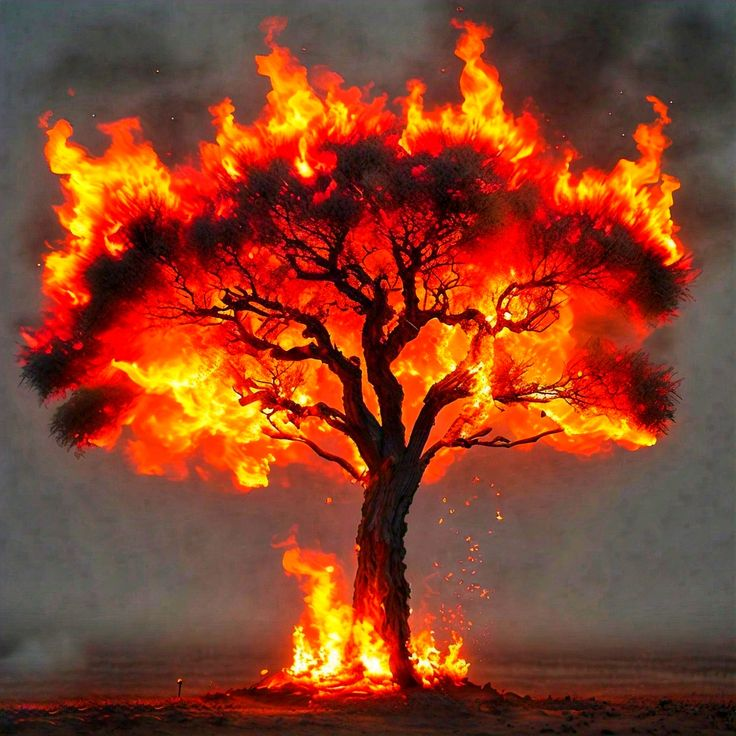
#> input picture burningTree.jpg, 736 x 736 px
$ python -i preprocessing.py   (imports and definitions only)
#> lines starting #> are read from the running program, lines starting #| are printed output that depends on the picture; after the words box and inside, x2 and y2 are one past the last pixel; in counts of white or black regions, pixels touching at a corner belong together
#> further down, picture is the input picture: shape (736, 736, 3); mean B, G, R 39.4, 65.5, 136.7
import cv2
import numpy as np
from tensorflow.keras.preprocessing import image
from tensorflow.keras.applications import xception


#masking function
def create_mask_for_plant(image):
    image_hsv = cv2.cvtColor(image, cv2.COLOR_BGR2HSV)
#> image_hsv: shape (736, 736, 3); mean H, S, V 22.8, 155.6, 137.1

    lower_hsv = np.array([0,0,250])
    upper_hsv = np.array([250,255,255])

    mask = cv2.inRange(image_hsv, lower_hsv, upper_hsv)
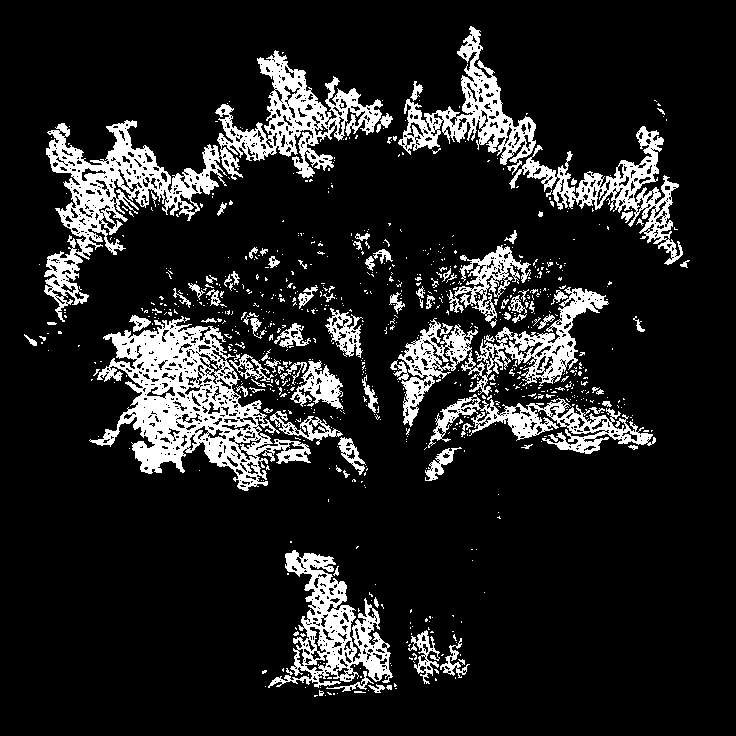
#> mask: shape (736, 736); 13.4% white; 794 white regions (692 under 20 px), largest, box (x1, y1, x2, y2) and area: (44, 50, 383, 322) 16482, (89, 316, 311, 491) 14008, (398, 287, 609, 427) 6569
    kernel = cv2.getStructuringElement(cv2.MORPH_ELLIPSE, (11,11))
    mask = cv2.morphologyEx(mask, cv2.MORPH_CLOSE, kernel)
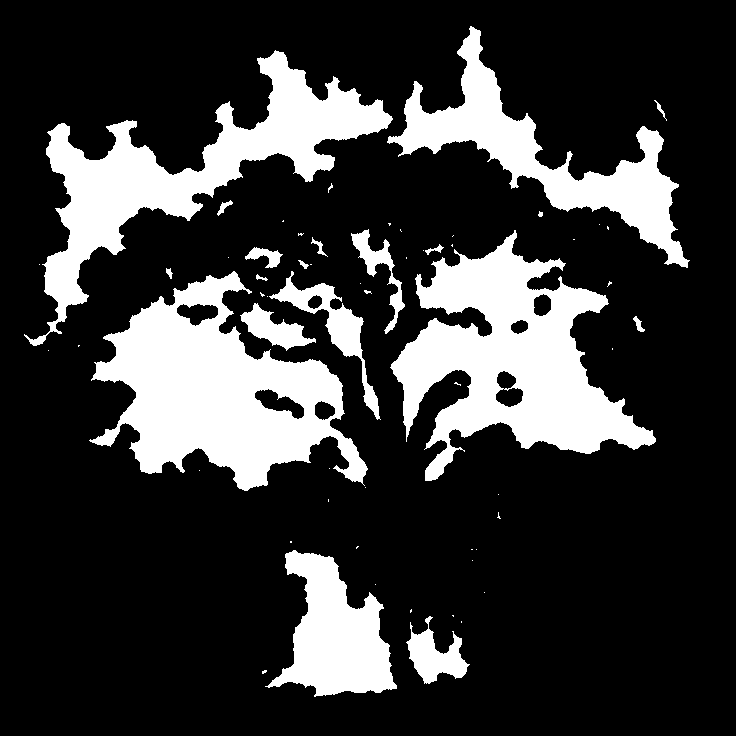
#> mask: shape (736, 736); 21.9% white; 60 white regions (41 under 20 px), largest, box (x1, y1, x2, y2) and area: (89, 271, 368, 491) 29441, (390, 230, 656, 481) 29384, (24, 50, 393, 346) 24478

    return mask

#image segmentation function
def segment_image(image):
    mask = create_mask_for_plant(image)
    output = cv2.bitwise_and(image, image, mask = mask)
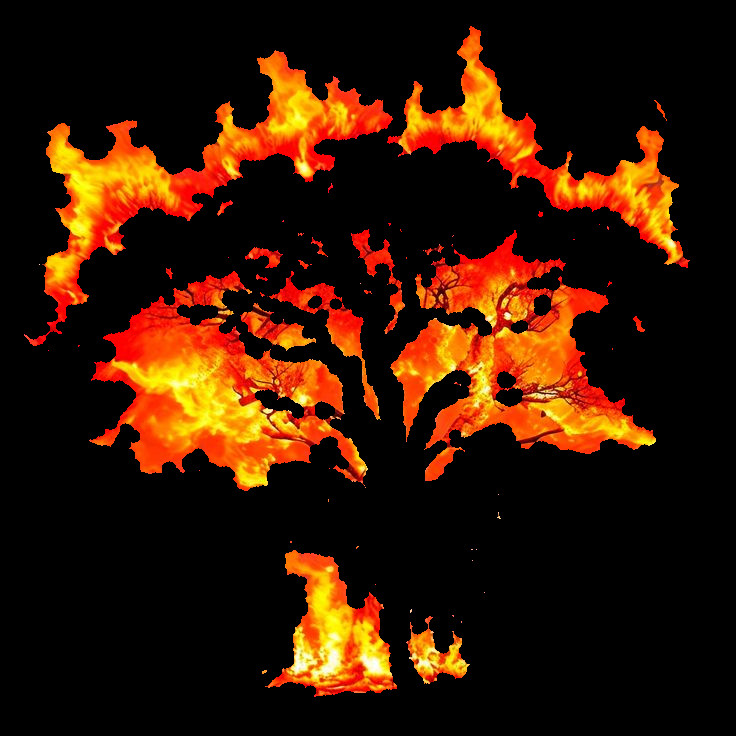
#> output: shape (736, 736, 3); mean B, G, R 2.6, 22.6, 53.6
    return output/255

#sharpen the image
def sharpen_image(image):
    image_blurred = cv2.GaussianBlur(image, (0, 0), 3)
    image_sharp = cv2.addWeighted(image, 1.5, image_blurred, -0.5, 0)
    return image_sharp

def read_img(img):
    #convert image to array
    img2 = image.img_to_array(img)
    return img2


def xception_preprocess_input(imgp):

    imgq = image.img_to_array(imgp)
    img = cv2.resize(imgq, (255, 255))
    print(f" === img array shape: { img.shape }")
    #masking and segmentation
    image_segmented = segment_image(img)
    print(f" === img segmented shape: { image_segmented.shape }")

    #sharpen
    image_sharpen = sharpen_image(image_segmented)
    print(f" === img sharpen shape: { image_sharpen.shape }")

    x = xception.preprocess_input(np.expand_dims(image_sharpen.copy(), axis=0))
    print(f" === x shape: { x.shape }")
    return x

def xception_bg(img):
    x = xception_preprocess_input(img)

    xception_bf = xception.Xception(weights='imagenet', include_top=False, pooling='avg')
    bf_train_val = xception_bf.predict(x, batch_size=1, verbose=1)
    print(f" === bf val shape: { bf_train_val.shape }")

    return bf_train_val

>>> import cv2
>>> picture = cv2.imread('../burningTree.jpg')
>>> result = segment_image(picture)
